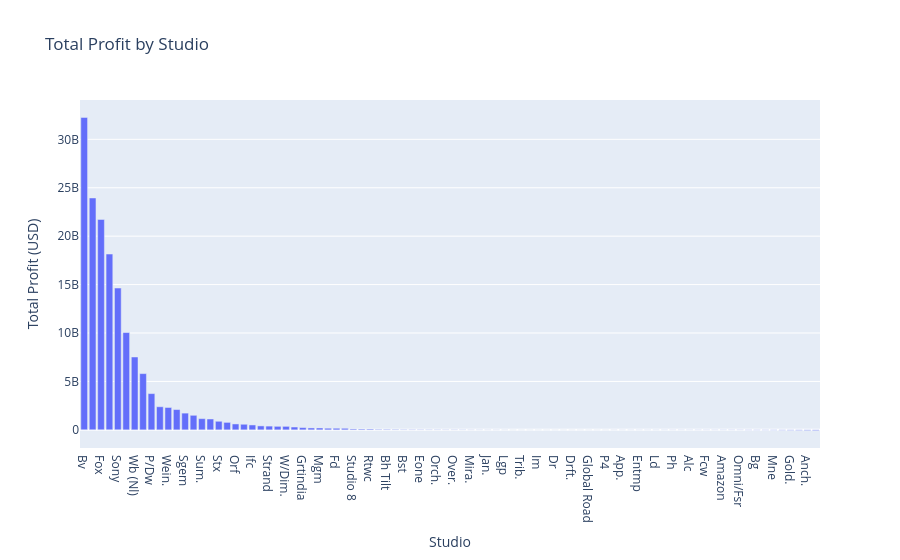

The code cell stored with this chart in its notebook:
### Markdown cell above
### 4.6 Total Profit by Studio

The code aggregates movie profits by studio and visualizes the total profit for each studio using an interactive Plotly bar chart. This helps;
 - Identifies the most financially successful studios.

### Code cell
studio_summary = (
    final_movies_clean
    .groupby("studio")
    .agg(
        avg_profit=("profit", "mean"),
        total_profit=("profit", "sum"),
        movie_count=("title_clean", "count")
    )
    .reset_index()
)

fig = px.bar(
    studio_summary.sort_values("total_profit", ascending=False),
    x="studio",
    y="total_profit",
    title="Total Profit by Studio",
    labels={
        "studio": "Studio",
        "total_profit": "Total Profit (USD)"
    }
)

fig.show()

### Figure 1 — Plotly figure (JSON) as saved in the notebook; plotly's stock layout.template omitted (floating-point values rounded to 4 significant figures)
{"data": [{"hovertemplate": "Studio=%{x}<br>Total Profit (USD)=%{y}<extra></extra>", "legendgroup": "", "marker": {"color": "#636efa", "pattern": {"shape": ""}}, "name": "", "orientation": "v", "showlegend": false, "textposition": "auto", "type": "bar", "x": ["Bv", "Uni.", "Fox", "Wb", "Sony", "Par.", "Wb (Nl)", "Lgf", "P/Dw", "Lg/S", "Wein.", "Foxs", "Sgem", "Focus", "Sum.", "Tris", "Stx", "Rela.", "Orf", "Spc", "Ifc", "A24", "Strand", "Cbs", "W/Dim.", "Utv", "Grtindia", "Ratt.", "Mgm", "Eros", "Fd", "Mbox", "Studio 8", "Neon", "Rtwc", "Pnt", "Bh Tilt", "Yash", "Bst", "Ec", "Eone", "Affirm", "Orch.", "Cleopatra", "Over.", "Pfr", "Mira.", "Osci.", "Jan.", "Relbig.", "Lgp", "Cohen", "Trib.", "Viv.", "Im", "Annapurna", "Dr", "Parv", "Drft.", "Smod", "Global Road", "Ce", "P4", "Xl", "App.", "Els", "Entmp", "Whe", "Ld", "Saban", "Ph", "Rlj", "Alc", "Ato", "Fcw", "Tfa", "Amazon", "Bsc", "Omni/Fsr", "Alp", "Bg", "Magn.", "Mne", "Ve", "Gold.", "Ke", "Anch.", "Free"], "xaxis": "x", "y": [32260000000.0, 23950000000.0, 21730000000.0, 18150000000.0, 14640000000.0, 10050000000.0, 7524000000.0, 5808000000.0, 3744000000.0, 2387000000.0, 2311000000.0, 2095000000.0, 1730000000.0, 1503000000.0, 1157000000.0, 1123000000.0, 887100000.0, 772300000.0, 610000000.0, 578200000.0, 506500000.0, 408800000.0, 387800000.0, 363900000.0, 361000000.0, 293400000.0, 233500000.0, 195700000.0, 193600000.0, 169000000.0, 167200000.0, 162100000.0, 93200000.0, 85590000.0, 85180000.0, 52560000.0, 52190000.0, 46320000.0, 33100000.0, 28500000.0, 27300000.0, 24470000.0, 21350000.0, 18770000.0, 18120000.0, 14810000.0, 11140000.0, 9367000.0, 7980000.0, 7955000.0, 4329000.0, 1735000.0, 312600.0, 237500.0, 230400.0, -550300.0, -711100.0, -1813000.0, -1959000.0, -2016000.0, -2241000.0, -2516000.0, -3021000.0, -4073000.0, -4221000.0, -5066000.0, -6215000.0, -6617000.0, -7561000.0, -7782000.0, -8917000.0, -9145000.0, -9839000.0, -10230000.0, -10890000.0, -11130000.0, -12970000.0, -13260000.0, -13910000.0, -23080000.0, -24570000.0, -25390000.0, -29370000.0, -36420000.0, -45600000.0, -53720000.0, -69680000.0, -76710000.0], "yaxis": "y"}], "layout": {"barmode": "relative", "legend": {"tracegroupgap": 0}, "title": {"text": "Total Profit by Studio"}, "xaxis": {"anchor": "y", "domain": [0, 1], "title": {"text": "Studio"}}, "yaxis": {"anchor": "x", "domain": [0, 1], "title": {"text": "Total Profit (USD)"}}}}
